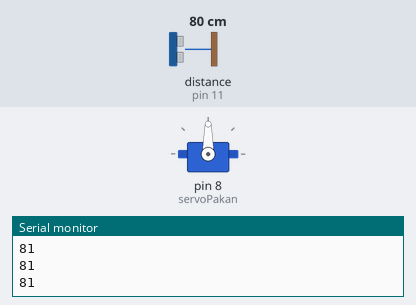
A sketch run on a simulated Arduino Uno, built for the host (arithmetic inside an expression is 32-bit, double 64-bit). Shown: servo, the last lines printed to the serial monitor. Wiring (inferred from the names in the program): ultrasonic range finder: trigger pin 12; echo pin 11. The test bench sets the inputs (shaded band); at power-on: distance to the obstacle (sensor on pin 11) 80 cm. The echo pulse lasts 58.3 µs per cm; the local clock reads 2024-03-15 10:24:30 at power-on unless the sketch sets it.

Above: at 1.2 s.
1.3 s: distance to the obstacle (sensor on pin 11) set to 17 cm
2.8 s: distance to the obstacle (sensor on pin 11) set to 14 cm
At 4.0 s:
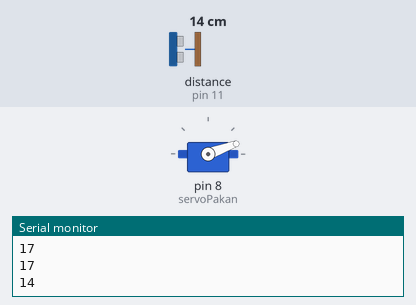
4.3 s: distance to the obstacle (sensor on pin 11) set to 18 cm
At 5.7 s:
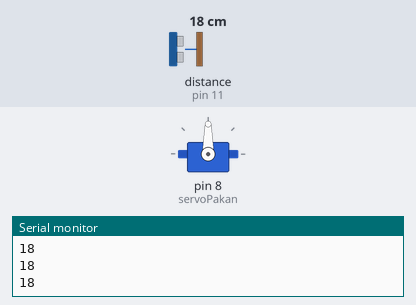
6.3 s: distance to the obstacle (sensor on pin 11) set to 2 cm
At 6.8 s:
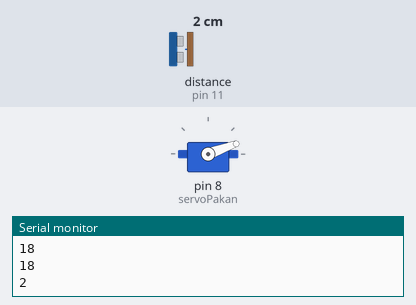
Timing chart, 0 to 8.8 s (numbered marks = the images above; inputs shaded):
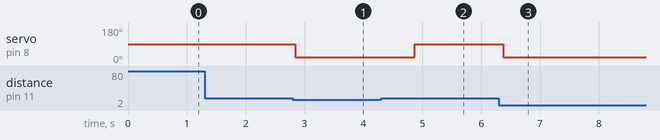

The sketch:

CatFeeder_SensorSonic.ino
```cpp
#define waktuBukaServo 2000 //milisecond
#define servoBuka 20 //20 derajat posisi Servo terbuka
#define servoTutup 90 //90 derajat posisi Servo terbuka

#define waktuMakan1 DateTime(0, 1, 1,  9, 0, 0, 0)//mengirm data 0 1 1 pada jam 9 pagi
#define waktuMakan2 DateTime(0, 1, 1, 18, 0, 0, 0)//mengirm data 0 1 1 pada jam 6 sore

#include "Sodaq_DS3231.h" //library RTC (Real Time Clock)
#include <Servo.h> //library Servo

// deklarasi variabel dan tipe data
Servo servoPakan; //deklarasi Servo
const int trigPin = 12;
const int echoPin = 11;
byte detikDelay;
char buf[17];

/* Program mulai dijalankan */
void setup() {
  Serial.begin(9600);
  Serial.println("Pakan Otomatis"); // display nama alat

  servoPakan.attach(8);
  servoPakan.write(servoTutup);

  pinMode(trigPin, OUTPUT); //  pin Trigger sebagai OUTPUT
  pinMode(echoPin, INPUT); //  pin Echo sebagai INPUT

  rtc.begin();

  Serial.println("Memulai Sistem");
  sprintf(buf, "Atur waktu 1 = %02d:%02d (%lu)", waktuMakan1.hour(), waktuMakan1.minute(), waktuMakan1.get());
  Serial.println(buf);
  sprintf(buf, "Atur waktu 2 = %02d:%02d (%lu)", waktuMakan2.hour(), waktuMakan2.minute(), waktuMakan2.get());
  Serial.println(buf);
}

/* Looping program yang berjalan */
void loop() {
      sensor();
      //Fungsi waktu makan
      //waktu tersimpan
      DateTime now = rtc.now();
      if (detikDelay != now.second())
      {
        //tampilkan jam, menit, dan detik
        sprintf(buf, "%02d:%02d:%02d", now.hour(), now.minute(), now.second());
        sensor();
        Serial.print(buf);

        detikDelay = now.second();

        //unsigned integer dan fungsi jangka waktu memberi makan
        uint32_t jangka = now.get() % 86400;//hanya jam menit detik

        if ((jangka == waktuMakan1.get()) ||
            (jangka == waktuMakan2.get()))
        {
          char buf[17];
          sprintf(buf, "Makan = %02d:%02d", now.hour(), now.minute());
          sensor();
          Serial.println(buf);

          servoPakan.write(servoBuka);
          delay(waktuBukaServo);
          servoPakan.write(servoTutup);

        }
      }
}
void sensor() {

      //Fungsi jarak ketinggian makan
      long waktu, jarakCm;
      digitalWrite(trigPin, LOW); //TRIG_PIN
      delayMicroseconds(2);
      digitalWrite(trigPin, HIGH); //TRIG_PIN
      delayMicroseconds(10);
      digitalWrite(trigPin, LOW); //TRIG_PIN
      waktu = pulseIn(echoPin,HIGH); //ECHO_PIN
      jarakCm = (waktu * 347.662 *100)/(1000000*2);
      Serial.println(jarakCm);
      delay(detikDelay);

      if(jarakCm <=15){
      servoPakan.write(servoBuka);
      delay(waktuBukaServo);
      }

      else {
      servoPakan.write(servoTutup);
      }
}
```

Measured:
- the behaviour switches between 16 and 15 cm on distance to the obstacle (sensor on pin 11) (found by bisection; images 0 and 1)
- after the input at 2.8 s, servo on pin 8 (servoPakan): 90° → 20° at once
- after the input at 4.3 s, servo on pin 8 (servoPakan): 20° → 90° after 0.57 s
- after the input at 6.3 s, servo on pin 8 (servoPakan): 90° → 20° after 0.07 s
